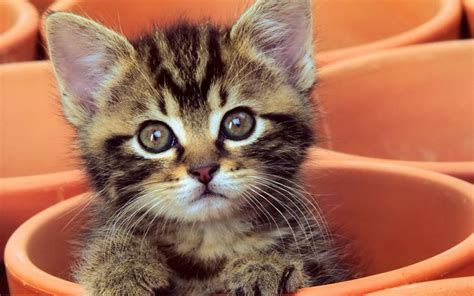
#> input picture data/photos/kitten1.jpg, 474 x 296 px
$ python ContourDetection.py
#> lines starting #> are read from the running program, lines starting #| are printed output that depends on the picture; after the words box and inside, x2 and y2 are one past the last pixel; in counts of white or black regions, pixels touching at a corner belong together
import cv2 as cv
import numpy as np

img=cv.imread("data/photos/kitten1.jpg")
#> img is the input picture: shape (296, 474, 3); mean B, G, R 84, 109.5, 166.1
cv.imshow("kitten",img)
blank=np.zeros(img.shape,dtype="uint8")
cv.imshow("blank",blank)
gray=cv.cvtColor(img,cv.COLOR_BGR2GRAY)
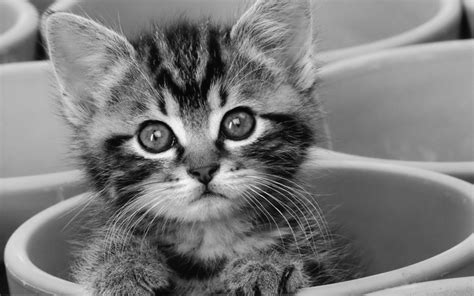
#> gray: shape (296, 474); min 1, max 254, mean 123.5
cv.imshow("Gray",gray)
# [9 lines of commented-out code are left out]

ret,thresh=cv.threshold(gray,125,255,cv.THRESH_BINARY)
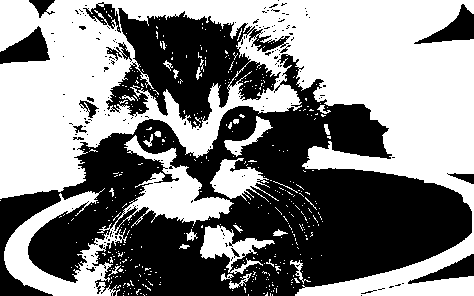
#> thresh: shape (296, 474); 51.5% white; 177 black regions (159 under 20 px)
cv.imshow("threshold",thresh)
contours,hierarchies=cv.findContours(thresh,cv.RETR_LIST,cv.CHAIN_APPROX_NONE)
#> contours = 751 contours, 713 with area under 20; largest, box (x1, y1, x2, y2) and area: (0, 0, 474, 296) 69988, (105, 7, 256, 130) 10508, (4, 135, 234, 296) 7800, (200, 225, 275, 274) 1343, (229, 60, 282, 101) 1172
print(f"{len(contours)} contour(s) found!") #after bluring image it reduced to 103 contours
#| 751 contour(s) found!
cv.drawContours(blank,contours,-1,(0,255,0),1)
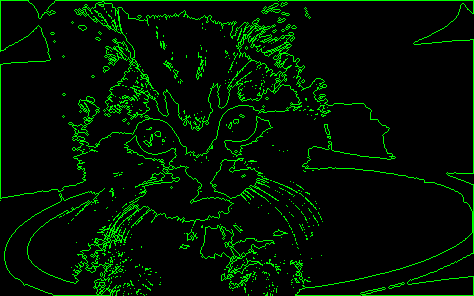
#> blank: shape (296, 474, 3); mean of channels 0, 1, 2 0, 18.7, 0; drawn as B, G, R
cv.imshow("blank contours",blank)
cv.waitKey( )
cv.destroyAllWindows()

$ run again, with data/photos/kitten3.jpg copied over data/photos/kitten1.jpg
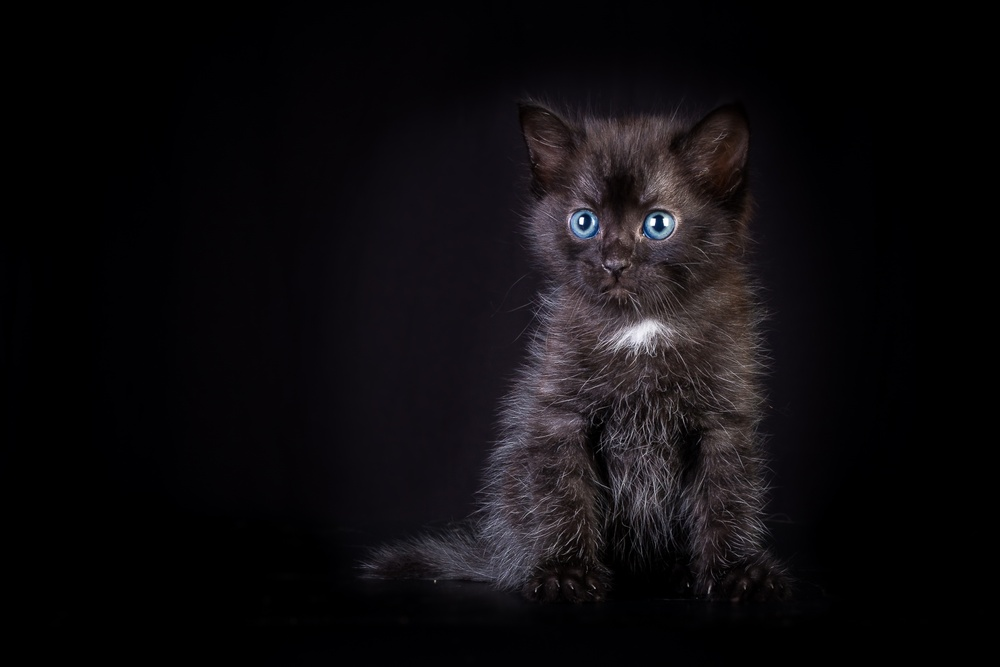
#> input picture data/photos/kitten3.jpg, 1000 x 667 px, shrunk from 2400 x 1600 before the run
#> img is the input picture: shape (667, 1000, 3); mean B, G, R 14.3, 11.9, 14.1
#> `ret,thresh=cv.threshold(gray,125,255,cv.THRESH_BINARY)`:
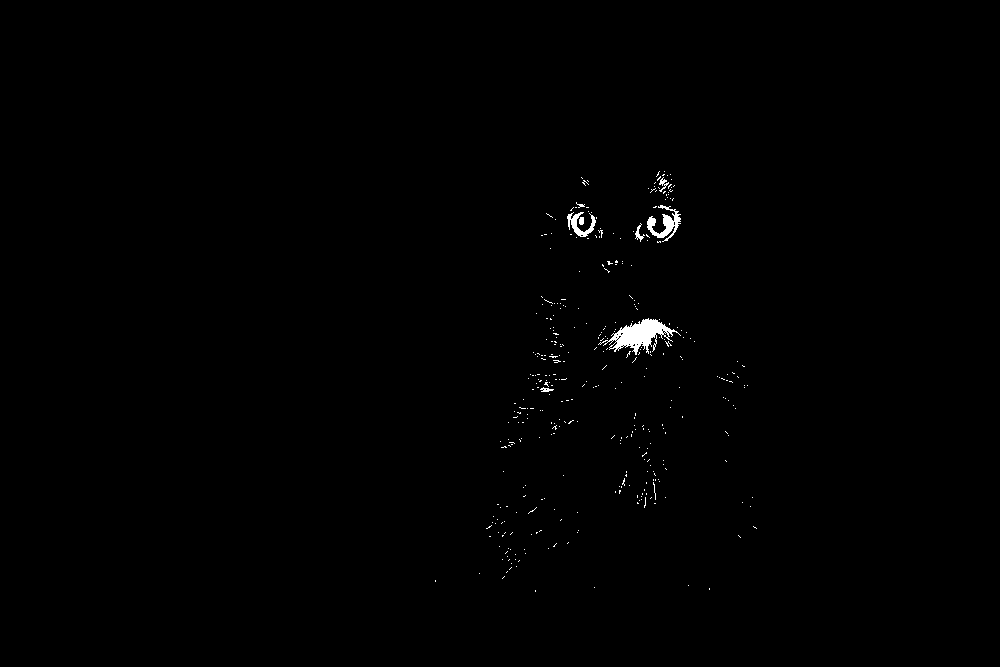
#> thresh: shape (667, 1000); 0.46% white; 369 white regions (361 under 20 px)
#> contours = 405 contours, 398 with area under 20; largest, box (x1, y1, x2, y2) and area: (598, 318, 681, 355) 1074, (647, 205, 681, 242) 374, (567, 212, 596, 237) 218, (635, 223, 645, 242) 39, (659, 177, 669, 192) 32, (579, 217, 584, 225) 26, (540, 387, 554, 392) 25
#| 405 contour(s) found!
